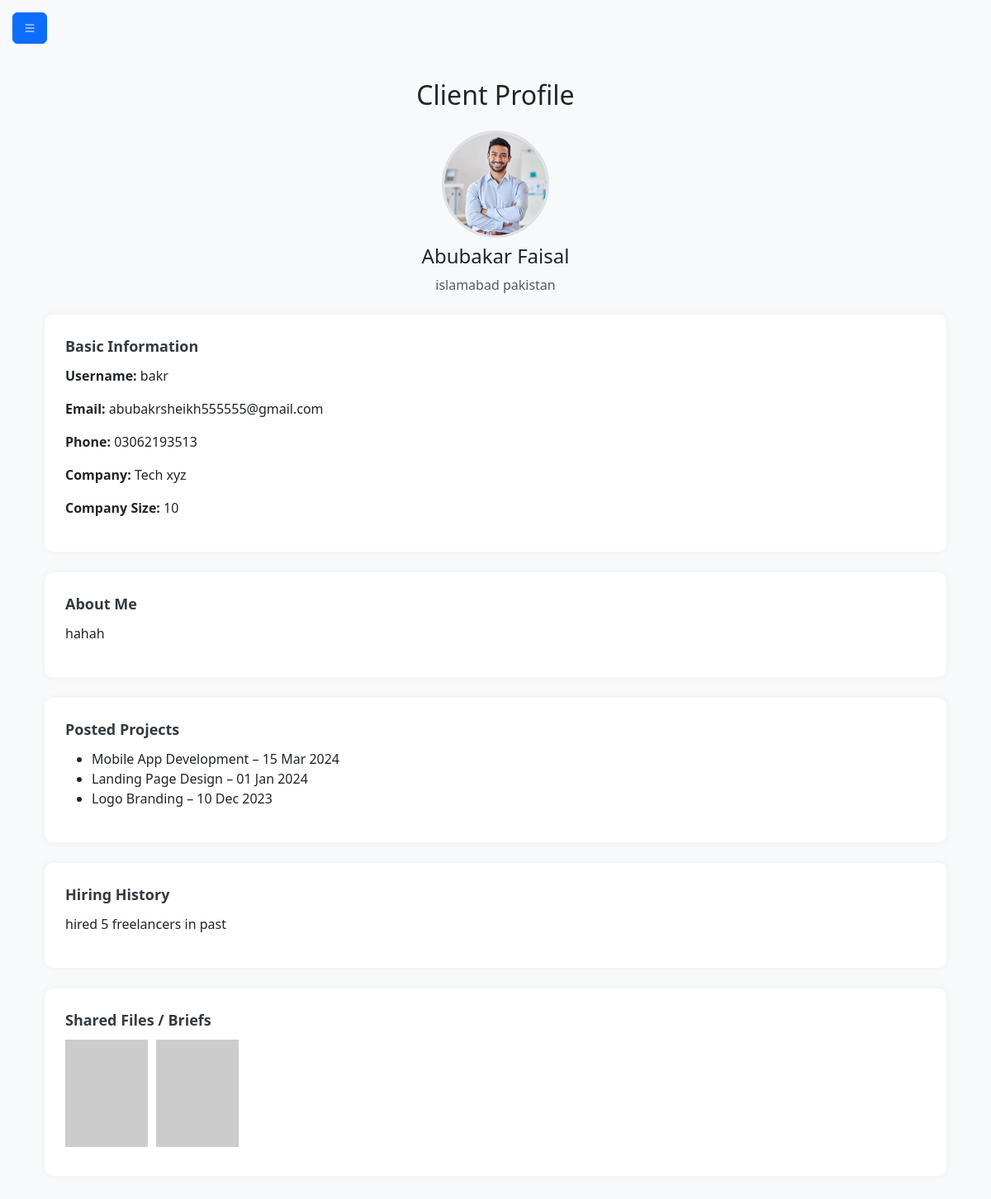
Page /client_view_profile (signed in) on the committed database.
### freelanceApp/models.py (models this page shows)
class Profile(models.Model):
    user = models.OneToOneField(User, on_delete=models.CASCADE, related_name='profile')
    role = models.CharField(max_length=20, choices=(('freelancer', 'Freelancer'), ('client', 'Client')))
    pfp = models.ImageField(upload_to='pfp/', blank=True, null=True)
    bio = models.TextField(blank=True)
    location = models.CharField(max_length=100, blank=True)
    phone = models.CharField(max_length=15, blank=True)
    is_verified = models.BooleanField(default=False)

class ClientProfile(models.Model):
    client_id = models.OneToOneField(User, on_delete=models.CASCADE)
    company_name = models.CharField(max_length=255)
    company_size = models.CharField(max_length=100)
    total_spend = models.DecimalField(max_digits=12, decimal_places=2, default=0)
    hiring_history = models.TextField(blank=True)
    reviews_given = models.PositiveIntegerField(default=0)

### freelanceApp/views.py (the view)
# urls.py: path('client_view_profile', views.client_view_profile , name='client_view_profile'),
def client_view_profile(request):
    user = request.user
    profile = user.profile
    client_profile = ClientProfile.objects.get(client_id=user)
    context = {
        'user' : user,
        'profile' : profile,
        'client_profile' : client_profile,
    }
    return render(request, 'client_view_profile.html', context)

### templates/client_view_profile.html (shortened to what this page needs)
{% extends "client_slider.html" %}
{% block main %}
<link rel="stylesheet" href="/static/css/client_view_profile.css">
<div class="container py-5">
  <h2 class="mb-4 text-center">Client Profile</h2>
  <div class="text-center mb-4">
    <img src="/media/{{profile.pfp}}" alt="Profile" class="profile-picture mb-2" />
    <h4>{{ user.first_name}} {{ user.last_name }}</h4>
    <p class="text-muted">{{profile.location}}</p>
  </div>
  <div class="info-box">
    <div class="section-title">Basic Information</div>
    <p><strong>Username:</strong> {{user.username}}</p>
    <p><strong>Email:</strong> {{user.email}}</p>
    <p><strong>Phone:</strong> {{profile.phone}}</p>
    <p><strong>Company:</strong> {{client_profile.company_name}}</p>
    <p><strong>Company Size:</strong> {{client_profile.company_size}}</p>
  </div>
  <div class="info-box">
    <div class="section-title">About Me</div>
    <p>{{profile.bio}}</p>
  </div>
  <div class="info-box">
    <div class="section-title">Posted Projects</div>
    <ul>
      <li>Mobile App Development – 15 Mar 2024</li>
      <li>Landing Page Design – 01 Jan 2024</li>
      <li>Logo Branding – 10 Dec 2023</li>
    </ul>
  </div>
  <div class="info-box">
    <div class="section-title">Hiring History</div>
    <p>{{client_profile.hiring_history}}</p>
  </div>
  <div class="info-box">
    <div class="section-title">Shared Files / Briefs</div>
    <div class="file-preview d-flex flex-wrap">
      <img src="https://via.placeholder.com/100x130.png?text=Brief+1" alt="Brief" />
      <img src="https://via.placeholder.com/100x130.png?text=Brief+2" alt="Brief" />
    </div>
  </div>
</div>
{% endblock main %}

### templates/client_slider.html (shortened to what this page needs)
<!DOCTYPE html>
<html lang="en">
<head>
  <link href="https://cdn.jsdelivr.net/npm/bootstrap@5.3.3/dist/css/bootstrap.min.css" rel="stylesheet">
  <link href="https://cdn.jsdelivr.net/npm/bootstrap-icons@1.10.5/font/bootstrap-icons.css" rel="stylesheet">
  <link rel="stylesheet" href="/static/css/client_slider.css">
</head>
<body>
  <button class="btn btn-primary toggle-btn" id="toggleSidebar">
    <i class="bi bi-list"></i>
  </button>
  <div class="content">
    <div class="container mt-5">
      {% block main %}{% endblock main %}
    </div>
  </div>
</body>
</html>

### static/css/client_slider.css (style rules this page uses)
body { margin: 0; font-family: 'Segoe UI', sans-serif; }
.toggle-btn { position: fixed; top: 15px; left: 15px; z-index: 1100; }
.content { margin-left: 0; transition: margin-left 0.3s ease; }

### static/css/client_view_profile.css (style rules this page uses)
body { background-color: #f8f9fa; font-family: 'Segoe UI', sans-serif; }
.profile-picture { width: 130px; height: 130px; object-fit: cover; border-radius: 50%; border: 3px solid #dee2e6; }
.section-title { font-size: 18px; font-weight: 600; margin-bottom: 10px; color: #343a40; }
.info-box { background: #fff; padding: 25px; border-radius: 10px; box-shadow: 0 0 10px rgba(0,0,0,0.05); margin-bottom: 25px; }
.file-preview img, .file-preview iframe { max-width: 100px; height: auto; margin-right: 10px; margin-bottom: 10px; }

### rows in the picture
Profile: pfp (picture), location "islamabad pakistan", phone "03062193513", bio "hahah"
ClientProfile: company_name "Tech xyz", company_size "10", hiring_history "hired 5 freelancers in past"

### other values in the picture
{{ user.first_name }} "Abubakar"
{{ user.last_name }} "Faisal"
{{ user.username }} "bakr"
{{ user.email }} "abubakrsheikh555555@gmail.com"
